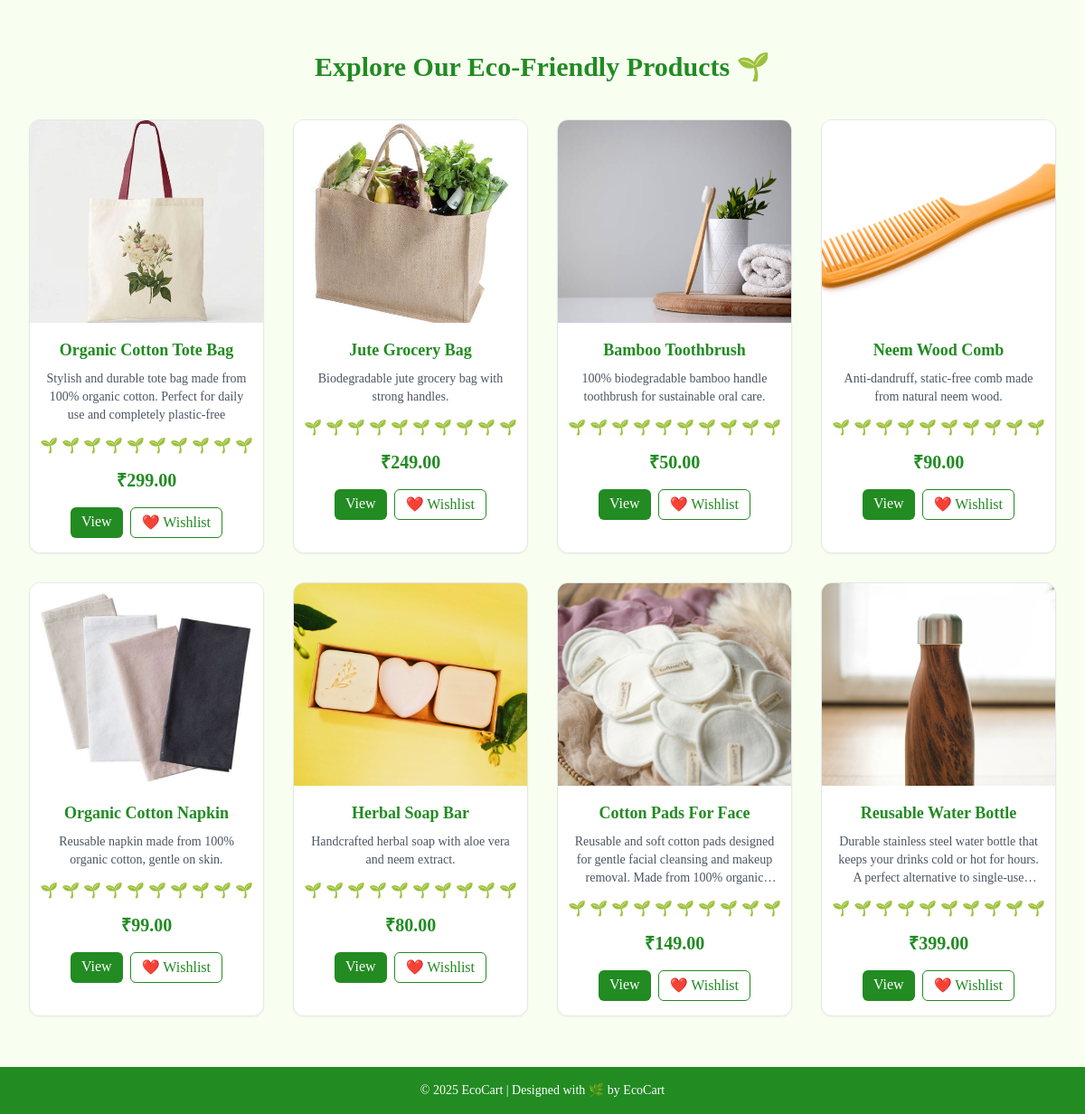
Screenshot of /products/ with the database file from the repository.
### app/models.py (models this page shows, shortened)
class Product(models.Model):
    name = models.CharField(max_length=200)
    category = models.ForeignKey(Category, on_delete=models.CASCADE, related_name='products')
    description = models.TextField()
    price = models.DecimalField(max_digits=8, decimal_places=2)
    image = models.ImageField(upload_to='product_images/', null=True, blank=True)
    eco_rating = models.IntegerField(default=5)

### app/views.py (the view)
# urls.py: path('products/', views.products, name='products'),
def products(request):
    products = Product.objects.all()
    return render(request, 'product.html', {'products': products})

### templates/product.html (shortened to what this page needs)
{% load static %}
<!DOCTYPE html>
<html lang="en">
<head>
    <script src="https://cdn.tailwindcss.com"></script>
</head>
<body class="bg-bgColor text-gray-800 font-[Poppins]">
    <section class="px-8 py-14">
        <h1 class="text-3xl font-bold text-mainGreen text-center mb-10">Explore Our Eco-Friendly Products 🌱</h1>
        <div class="grid grid-cols-1 sm:grid-cols-2 md:grid-cols-3 lg:grid-cols-4 gap-8">
            {% for product in products %}
            <div class="bg-white border border-gray-200 rounded-xl shadow-sm hover:shadow-lg transition transform hover:-translate-y-1 overflow-hidden">
                <div class="h-56 overflow-hidden">
                    <img src="{{ product.image.url }}" alt="{{ product.name }}"
                         class="w-full h-full object-cover hover:scale-105 transition duration-300">
                </div>
                <div class="p-4 text-center">
                    <h3 class="text-lg font-semibold text-mainGreen">{{ product.name }}</h3>
                    <p class="text-gray-600 text-sm mt-2 line-clamp-3">{{ product.description }}</p>
                    <div class="mt-3 flex justify-center items-center gap-1 text-yellow-500">
                        {% for i in "12345"|slice:":product.eco_rating"|make_list %}
                        <span>🌱</span>
                        {% endfor %}
                        {% for i in "12345"|slice:"product.eco_rating:"|make_list %}
                        <span class="text-gray-300">🌱</span>
                        {% endfor %}
                    </div>
                    <p class="text-xl font-bold text-mainGreen mt-3">₹{{ product.price }}</p>
                    <div class="flex justify-center gap-2 mt-4">
                        <a href="{% url 'product_detail' product.id %}"
                           class="bg-mainGreen text-white px-3 py-1 rounded-md hover:bg-green-700 transition">
                           View
                        </a>
                        <a href="{% url 'add_to_wishlist' product.id %}"
                           class="border border-mainGreen text-mainGreen px-3 py-1 rounded-md hover:bg-mainGreen hover:text-white transition">
                           ❤️ Wishlist
                        </a>
                    </div>
                </div>
            </div>
            {% empty %}
            <p class="col-span-full text-center text-gray-600">No products found.</p>
            {% endfor %}
        </div>
    </section>
    <footer class="bg-mainGreen text-white text-center py-4 text-sm">
        © 2025 EcoCart | Designed with 🌿 by EcoCart
    </footer>
</body>
</html>

### rows the page displays
Product: image (picture), name "Organic Cotton Tote Bag", description "Stylish and durable tote bag made from 100% organic cotton. Perfect for daily use and completely plastic-free", price "299.00"
Product: image (picture), name "Jute Grocery Bag", description "Biodegradable jute grocery bag with strong handles.", price "249.00"
Product: image (picture), name "Bamboo Toothbrush", description "100% biodegradable bamboo handle toothbrush for sustainable oral care.", price "50.00"
Product: image (picture), name "Neem Wood Comb", description "Anti-dandruff, static-free comb made from natural neem wood.", price "90.00"
Product: image (picture), name "Organic Cotton Napkin", description "Reusable napkin made from 100% organic cotton, gentle on skin.", price "99.00"
Product: image (picture), name "Herbal Soap Bar", description "Handcrafted herbal soap with aloe vera and neem extract.", price "80.00"
Product: image (picture), name "Cotton Pads For Face", description "Reusable and soft cotton pads designed for gentle facial cleansing and makeup removal. Made from 100%…", price "149.00"
Product: image (picture), name "Reusable Water Bottle", description "Durable stainless steel water bottle that keeps your drinks cold or hot for hours. A perfect alternative to…", price "399.00"
